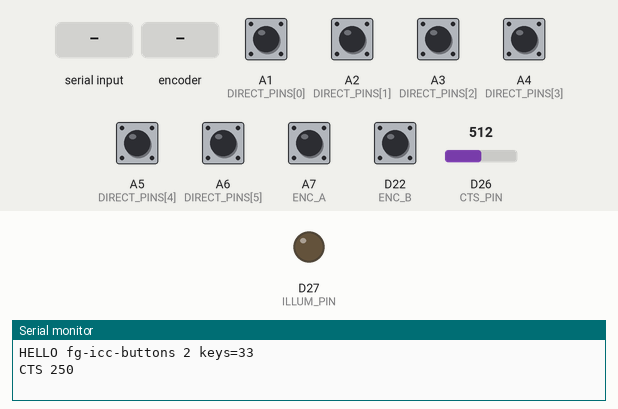
A sketch run on a simulated nRF52 board. On the bench: output pins drawn as LEDs (lit = HIGH), the last lines printed to the serial monitor. Wiring (inferred from the names in the program): 5×8 keypad (labels assumed): rows D2, D3, D4, D5, D6; columns D7, D8, D9, D10, D11, D12, D13, A0. Inputs (shaded band) come from the test bench; at power-on: A1 (DIRECT_PINS[0]), A2 (DIRECT_PINS[1]), A3 (DIRECT_PINS[2]), A4 (DIRECT_PINS[3]), A5 (DIRECT_PINS[4]), A6 (DIRECT_PINS[5]), A7 (ENC_A), D22 (ENC_B) HIGH, D26 (CTS_PIN) = 512.

Above: at 1.2 s.
1.3 s: "DIM 90\n" received over Serial
At 2.5 s:
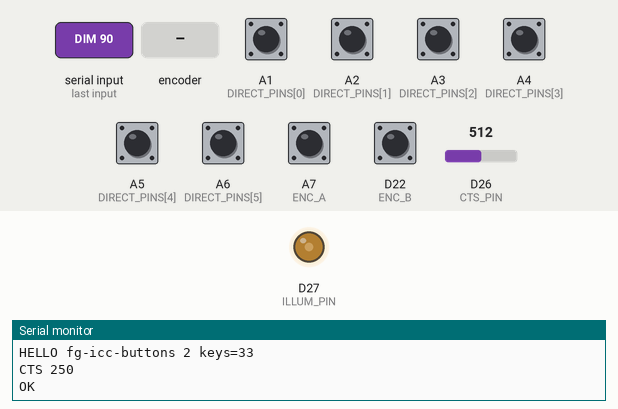
2.8 s: rotary encoder on A7 (ENC_A) / D22 (ENC_B) turned 1 step (first pin leading)
4.5 s: A1 (DIRECT_PINS[0]) pulled LOW for 0.15 s
6.1 s: A2 (DIRECT_PINS[1]) pulled LOW for 0.15 s
7.7 s: A3 (DIRECT_PINS[2]) pulled LOW for 0.15 s
9.3 s: A4 (DIRECT_PINS[3]) pulled LOW for 0.15 s
Timing chart, 0 to 11.9 s (numbered marks = the images above; inputs shaded):
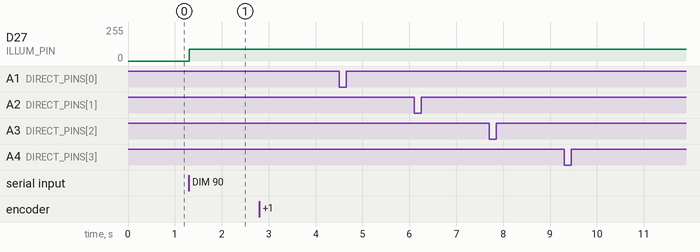

Measured:
- after the input at 1.3 s, D27 (ILLUM_PIN): 0/255 → 90/255 at once

The sketch:

fg_icc_buttons.ino
```cpp
/*
 * fg_icc_buttons.ino — FG Falcon ICC fascia buttons -> Raspberry Pi Pico -> USB (serial events + optional HID)
 *
 * Reads the factory ICC front fascia EXACTLY the way the FDIM did (from the 8R29-14D017-AC firmware teardown):
 *
 *   * a 5 x 8 KEY MATRIX  — 5 row lines (FDIM port PCS0..PCS4) x 8 column lines (PCT0..PCT7), 27 keys used
 *   * 6 DIRECT KEYS       — one wire each, switch to ground (FDIM P50..P55: HAZARD, MENU, EJECT, LOCK, UNLOCK, DOME LAMP)
 *   * 1 ROTARY ENCODER    — volume / menu knob, quadrature A/B (FDIM P612 / P613)
 *   * the CABIN TEMPERATURE SENSOR (CTS) — an NTC thermistor on the fascia PCB (FDIM ADC ANI0)
 *   * button ILLUMINATION — the fascia LEDs; one PWM output here (the FDIM drove them from the dash dimming level)
 *
 * and streams events to the Pi over USB-serial, for rpi/fdim_pi.py which turns them into the exact MS-CAN frames the
 * factory FDIM sent (0x2FC audio / ICC keys, 0x307 climate + body keys, 0x313 cabin temperature).
 *
 * ---------------------------------------------------------------------------------------------------------------
 * BOARD / IDE
 *   Raspberry Pi Pico, Pico W, Pico 2 (any RP2040/RP2350 board).
 *   Arduino IDE: install "Raspberry Pi Pico/RP2040/RP2350" by Earle F. Philhower (Boards Manager URL:
 *   https://github.com/earlephilhower/arduino-pico/releases/download/global/package_rp2040_index.json).
 *   Tools -> Board -> Raspberry Pi Pico.  Either USB stack works: "Pico SDK" (default) gives the serial port plus the
 *   HID keyboard (the core's Keyboard library is composite-capable); "Adafruit TinyUSB" works too.
 *   Hold BOOTSEL while plugging in the first time, then Upload.
 *
 * ---------------------------------------------------------------------------------------------------------------
 * WIRING (Pico GP numbers; change the tables below to suit your harness)
 *
 *   MATRIX ROWS  (FDIM PCS0..4)   GP2  GP3  GP4  GP5  GP6        driven LOW one at a time, otherwise hi-Z
 *   MATRIX COLS  (FDIM PCT0..7)   GP7  GP8  GP9  GP10 GP11 GP12 GP13 GP14   inputs with pull-ups, LOW = pressed
 *   DIRECT KEYS  (FDIM P50..P55)  GP15 HAZARD   GP16 MENU   GP17 EJECT   GP18 LOCK   GP19 UNLOCK   GP20 DOME_LAMP
 *   ENCODER      (FDIM P612/613)  GP21 = A     GP22 = B     (common -> GND)
 *   CTS NTC      (FDIM ANI0)      GP26/A0: 3V3 --[R_BIAS]--+-- A0 ;  NTC from that node to GND
 *   ILLUMINATION PWM              GP27 -> LED driver (NPN/MOSFET low-side) for the fascia backlight LEDs
 *   USB                           to the Pi (power + serial + HID)
 *
 *   The fascia switches are plain contacts: a key shorts its ROW line to its COLUMN line (matrix) or its line to
 *   ground (direct). The factory module biased them from its own supply through pull-ups; this board does the same
 *   from 3V3, so there is no 5 V anywhere and nothing to level-shift. Keep the FDIM's own row/column order when you
 *   wire the connector and the KEY NAMES below come out right automatically (the names were derived from the
 *   firmware for that order). If you wire them in a different order, use mapping mode (MAP 1) and edit the tables.
 *
 * ---------------------------------------------------------------------------------------------------------------
 * SERIAL PROTOCOL (115200 8N1 over USB-CDC, one line per message, '\n' terminated)
 *
 *   -> Pi   HELLO fg-icc-buttons 2 keys=33          at start-up
 *           KEY <NAME> DOWN | UP                    any fascia key (names: see keys[] / direct[] below)
 *           ENC +1 | -1                             encoder detent right (+1) / left (-1)
 *           CTS <code>                              cabin temperature, code/6 = degC (what 0x313 byte 0 carries)
 *           MAT <row> <col> DOWN|UP                 mapping mode only: raw matrix position
 *           DIRECT <n> DOWN|UP                      mapping mode only: raw direct line
 *           PONG / OK / ERR ...                     replies
 *   <- Pi   MAP 1|0        raw mapping output on/off
 *           DIM <0-255>    fascia illumination level (PWM)
 *           HID 1|0        USB keyboard output on/off (needs USE_HID)
 *           INFO           print the key table
 *           PING
 *
 * Key names (match rpi/fdim_pi.py ICC_KEYS and the firmware's own switch table):
 *   audio/ICC -> 0x2FC : MENU AUDIO_ONOFF SEEK_UP SEEK_DOWN FM_AM SCAN CD_AUX LOAD EJECT OK BACK_HOME MFB1..MFB6
 *   climate   -> 0x307 : CLIMATE_OFF AUTO AC RECIRC FRONT_DEMIST REAR_DEMIST MODE BLOWER_UP BLOWER_DOWN TEMP_UP TEMP_DOWN
 *   body      -> 0x307 : HAZARD LOCK UNLOCK DOME_LAMP DSC
 */

#include <Arduino.h>
#if defined(USE_TINYUSB)
#include <Adafruit_TinyUSB.h>   // Tools -> USB Stack -> Adafruit TinyUSB needs this included from the sketch
#endif

#define USE_HID 1          // 1 = also present a USB keyboard (arduino-pico + TinyUSB stack); 0 = serial only
#define SCAN_MS 5          // matrix/direct sample period (the FDIM scanned every 5 ms)
#define DEBOUNCE_N 3       // samples that must agree (FDIM: majority of 3)
#define CTS_PERIOD_MS 1000 // cabin temperature report interval
#define ENC_SAMPLE_US 500  // encoder polling

#if USE_HID && defined(ARDUINO_ARCH_RP2040) && __has_include(<Keyboard.h>)
#include <Keyboard.h>
#define HID_OK 1
#else
#define HID_OK 0
#endif

// ------------------------------------------------------------------------------------------- pin tables
static const uint8_t ROW_PINS[5] = { 2, 3, 4, 5, 6 };                       // FDIM PCS0..PCS4
static const uint8_t COL_PINS[8] = { 7, 8, 9, 10, 11, 12, 13, 14 };         // FDIM PCT0..PCT7
static const uint8_t DIRECT_PINS[6] = { 15, 16, 17, 18, 19, 20 };           // FDIM P50..P55
static const uint8_t ENC_A = 21, ENC_B = 22;                                // FDIM P612 / P613
static const uint8_t CTS_PIN = 26;                                          // A0, FDIM ANI0
static const uint8_t ILLUM_PIN = 27;                                        // PWM out

// CTS thermistor model (edit to your part; the factory sensor is a small NTC on the fascia PCB).
static const float CTS_R_BIAS = 10000.0f;   // ohms, from 3V3 to the ADC node
static const float CTS_R25    = 10000.0f;   // NTC resistance at 25 degC
static const float CTS_BETA   = 3950.0f;    // NTC beta
static const float CTS_OFFSET = 0.0f;       // degC trim

// ------------------------------------------------------------------------------------------- key names
// Matrix: index = row*8 + col, exactly the FDIM's own scan order. "" = no key at that position.
static const char *const MATRIX_NAMES[40] = {
    /* row 0 */ "CLIMATE_OFF", "BLOWER_DOWN", "MODE",         "DSC",       "LOAD",        "",     "MFB4", "MFB3",
    /* row 1 */ "RECIRC",      "BLOWER_UP",   "FRONT_DEMIST", "SCAN",      "OK",          "",     "MFB5", "MFB2",
    /* row 2 */ "AC",          "",            "TEMP_DOWN",    "CD_AUX",    "AUDIO_ONOFF", "",     "MFB6", "MFB1",
    /* row 3 */ "AUTO",        "",            "TEMP_UP",      "FM_AM",     "SEEK_DOWN",   "",     "",     "",
    /* row 4 */ "",            "",            "REAR_DEMIST",  "BACK_HOME", "SEEK_UP",     "",     "",     "",
};
static const char *const DIRECT_NAMES[6] = { "HAZARD", "MENU", "EJECT", "LOCK", "UNLOCK", "DOME_LAMP" };

#if HID_OK
// HID keymap for fdim_pi.py's skin mode (0 = no HID key; climate/body keys are serial-only).
struct HidMap { const char *name; uint8_t key; };
static const HidMap HID_MAP[] = {
    { "MFB1", '1' }, { "MFB2", '2' }, { "MFB3", '3' }, { "MFB4", '4' }, { "MFB5", '5' }, { "MFB6", '6' },
    { "SEEK_UP", KEY_UP_ARROW }, { "SEEK_DOWN", KEY_DOWN_ARROW }, { "OK", KEY_RETURN }, { "BACK_HOME", KEY_ESC },
    { "MENU", 'm' }, { "AUDIO_ONOFF", 'p' }, { "CD_AUX", 's' }, { "FM_AM", 'r' }, { "SCAN", 'a' },
    { "LOAD", 'l' }, { "EJECT", 'e' },
};
static uint8_t hid_key_for(const char *name) {
    for (size_t i = 0; i < sizeof HID_MAP / sizeof HID_MAP[0]; i++)
        if (!strcmp(HID_MAP[i].name, name)) return HID_MAP[i].key;
    return 0;
}
#endif

// ------------------------------------------------------------------------------------------- state
static uint8_t mat_raw[DEBOUNCE_N][5];    // sample history, bit = column pressed
static uint8_t mat_state[5];              // debounced
static uint8_t dir_raw[DEBOUNCE_N];       // bit n = direct key n pressed
static uint8_t dir_state;
static uint8_t sample_idx;
static bool mapping = false, hid_on = HID_OK;
static uint32_t t_scan, t_cts, t_enc;
static int last_cts = -1;

// encoder: the FDIM algorithm — an A edge with B steady = RIGHT (+1), a B edge with A steady = LEFT (-1),
// one count per detent. Keeps the factory feel (same counts per turn as the real module).
static uint8_t enc_a_prev, enc_b_prev;

static void emit_key(const char *name, bool down) {
    Serial.print("KEY "); Serial.print(name); Serial.println(down ? " DOWN" : " UP");
#if HID_OK
    if (hid_on) {
        uint8_t k = hid_key_for(name);
        if (k) { if (down) Keyboard.press(k); else Keyboard.release(k); }
    }
#endif
}

static uint8_t majority3(uint8_t a, uint8_t b, uint8_t c) { return (a & b) | (a & c) | (b & c); }

static void scan_matrix() {
    uint8_t rows[5];
    for (uint8_t r = 0; r < 5; r++) {
        pinMode(ROW_PINS[r], OUTPUT); digitalWrite(ROW_PINS[r], LOW);        // select row (like the FDIM's row driver)
        delayMicroseconds(60);
        uint8_t cols = 0;
        for (uint8_t c = 0; c < 8; c++) if (digitalRead(COL_PINS[c]) == LOW) cols |= 1 << c;
        pinMode(ROW_PINS[r], INPUT);                                          // release row (hi-Z)
        rows[r] = cols;
    }
    uint8_t d = 0;
    for (uint8_t n = 0; n < 6; n++) if (digitalRead(DIRECT_PINS[n]) == LOW) d |= 1 << n;

    for (uint8_t r = 0; r < 5; r++) mat_raw[sample_idx][r] = rows[r];
    dir_raw[sample_idx] = d;
    sample_idx = (sample_idx + 1) % DEBOUNCE_N;

    for (uint8_t r = 0; r < 5; r++) {
        uint8_t ns = majority3(mat_raw[0][r], mat_raw[1][r], mat_raw[2][r]);
        uint8_t ch = ns ^ mat_state[r];
        if (!ch) continue;
        mat_state[r] = ns;
        for (uint8_t c = 0; c < 8; c++) if (ch & (1 << c)) {
            bool down = ns & (1 << c);
            const char *name = MATRIX_NAMES[r * 8 + c];
            if (mapping) { Serial.print("MAT "); Serial.print(r); Serial.print(' '); Serial.print(c); Serial.println(down ? " DOWN" : " UP"); }
            if (name[0]) emit_key(name, down);
            else { char tmp[8]; snprintf(tmp, sizeof tmp, "R%dC%d", r, c); emit_key(tmp, down); }
        }
    }
    uint8_t nd = majority3(dir_raw[0], dir_raw[1], dir_raw[2]);
    uint8_t chd = nd ^ dir_state;
    if (chd) {
        dir_state = nd;
        for (uint8_t n = 0; n < 6; n++) if (chd & (1 << n)) {
            bool down = nd & (1 << n);
            if (mapping) { Serial.print("DIRECT "); Serial.print(n); Serial.println(down ? " DOWN" : " UP"); }
            emit_key(DIRECT_NAMES[n], down);
        }
    }
}

static void poll_encoder() {
    uint8_t a = digitalRead(ENC_A) == LOW, b = digitalRead(ENC_B) == LOW;   // active-low contacts
    int d = 0;
    if (a != enc_a_prev && b == enc_b_prev && a != b) d = +1;               // A edge, B steady
    else if (b != enc_b_prev && a == enc_a_prev && a != b) d = -1;          // B edge, A steady
    enc_a_prev = a; enc_b_prev = b;
    if (d) {
        Serial.println(d > 0 ? "ENC +1" : "ENC -1");
#if HID_OK
        if (hid_on) { Keyboard.press(d > 0 ? KEY_RIGHT_ARROW : KEY_LEFT_ARROW); Keyboard.release(d > 0 ? KEY_RIGHT_ARROW : KEY_LEFT_ARROW); }
#endif
    }
}

static int read_cts_code() {
    uint32_t acc = 0;
    for (int i = 0; i < 16; i++) acc += analogRead(CTS_PIN);
    float v = (acc / 16.0f) / 4095.0f;                   // fraction of 3V3 at the NTC node
    if (v <= 0.001f || v >= 0.999f) return -1;           // open / short
    float r = CTS_R_BIAS * v / (1.0f - v);               // NTC to GND, bias to 3V3
    float invT = 1.0f / 298.15f + logf(r / CTS_R25) / CTS_BETA;
    float tc = 1.0f / invT - 273.15f + CTS_OFFSET;
    int code = (int)lroundf(tc * 6.0f);                  // 0x313 byte 0: code / 6 = degC
    if (code < 0) code = 0; if (code > 250) code = 250;
    return code;
}

static void print_info() {
    Serial.println("INFO matrix rows=PCS0..4 cols=PCT0..7 (row*8+col):");
    for (uint8_t r = 0; r < 5; r++) {
        Serial.print("INFO row "); Serial.print(r); Serial.print(':');
        for (uint8_t c = 0; c < 8; c++) { Serial.print(' '); Serial.print(MATRIX_NAMES[r * 8 + c][0] ? MATRIX_NAMES[r * 8 + c] : "-"); }
        Serial.println();
    }
    Serial.print("INFO direct:"); for (uint8_t n = 0; n < 6; n++) { Serial.print(' '); Serial.print(DIRECT_NAMES[n]); } Serial.println();
    Serial.print("INFO hid="); Serial.print(hid_on ? 1 : 0); Serial.print(" mapping="); Serial.println(mapping ? 1 : 0);
}

static void handle_command(char *line) {
    int v;
    if (!strncmp(line, "PING", 4)) Serial.println("PONG");
    else if (sscanf(line, "MAP %d", &v) == 1) { mapping = v != 0; Serial.println("OK"); }
    else if (sscanf(line, "DIM %d", &v) == 1) { if (v < 0) v = 0; if (v > 255) v = 255; analogWrite(ILLUM_PIN, v); Serial.println("OK"); }
    else if (sscanf(line, "HID %d", &v) == 1) { hid_on = HID_OK && v != 0; Serial.println(hid_on ? "OK" : "OK (no HID in this build)"); }
    else if (!strncmp(line, "INFO", 4)) print_info();
    else Serial.println("ERR unknown command");
}

void setup() {
    Serial.begin(115200);
    for (uint8_t r = 0; r < 5; r++) pinMode(ROW_PINS[r], INPUT);
    for (uint8_t c = 0; c < 8; c++) pinMode(COL_PINS[c], INPUT_PULLUP);
    for (uint8_t n = 0; n < 6; n++) pinMode(DIRECT_PINS[n], INPUT_PULLUP);
    pinMode(ENC_A, INPUT_PULLUP); pinMode(ENC_B, INPUT_PULLUP);
    pinMode(ILLUM_PIN, OUTPUT); analogWrite(ILLUM_PIN, 0);
    pinMode(LED_BUILTIN, OUTPUT);
#if defined(ARDUINO_ARCH_RP2040)
    analogReadResolution(12);
#endif
#if HID_OK
    Keyboard.begin();
#endif
    enc_a_prev = digitalRead(ENC_A) == LOW; enc_b_prev = digitalRead(ENC_B) == LOW;
    uint32_t t0 = millis();
    while (!Serial && millis() - t0 < 2000) {}                 // give the host a moment to open the port
    Serial.println("HELLO fg-icc-buttons 2 keys=33");
    t_scan = millis(); t_cts = millis(); t_enc = micros();
}

void loop() {
    static char cmd[64]; static uint8_t cmdlen = 0;
    while (Serial.available()) {
        char ch = Serial.read();
        if (ch == '\n' || ch == '\r') { if (cmdlen) { cmd[cmdlen] = 0; handle_command(cmd); } cmdlen = 0; }
        else if (cmdlen < sizeof cmd - 1) cmd[cmdlen++] = ch;
    }
    uint32_t now = millis();
    if (now - t_scan >= SCAN_MS) { t_scan += SCAN_MS; scan_matrix(); }
    if (micros() - t_enc >= ENC_SAMPLE_US) { t_enc = micros(); poll_encoder(); }
    if (now - t_cts >= CTS_PERIOD_MS) {
        t_cts = now;
        int code = read_cts_code();
        if (code >= 0 && code != last_cts) { last_cts = code; Serial.print("CTS "); Serial.println(code); }
    }
    digitalWrite(LED_BUILTIN, (dir_state || mat_state[0] || mat_state[1] || mat_state[2] || mat_state[3] || mat_state[4]) ? HIGH : LOW);
}
```
